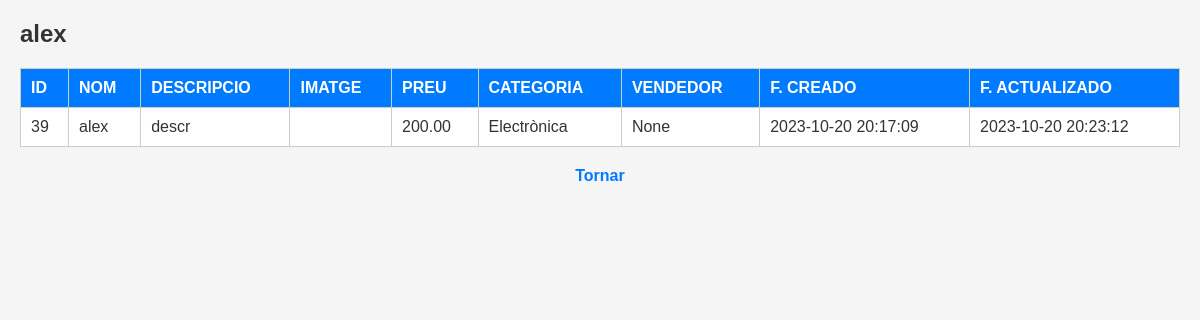
Page /products/read/39 on the committed database.
### my_app/models.py (models this page shows)
class Product(db.Model):
    __tablename__ = 'products'
    id = db.Column(db.Integer, primary_key=True)
    title = db.Column(db.Text)
    description = db.Column(db.Text)
    photo = db.Column(db.Text)
    price = db.Column(db.DECIMAL(10, 2))
    category_id = db.Column(db.Integer, db.ForeignKey('categories.id'))
    seller_id = db.Column(db.Integer, db.ForeignKey('users.id'))
    created = db.Column(db.DateTime, default=datetime.utcnow, nullable=False)
    updated = db.Column(db.DateTime, default=datetime.utcnow, nullable=False)

class Category(db.Model):
    __tablename__ = 'categories'
    id = db.Column(db.Integer, primary_key=True)
    name = db.Column(db.Text, unique=True)
    slug = db.Column(db.Text, unique=True)

### my_app/routes_main.py (the view)
@main_bp.route('/products/read/<int:id>')
def products_read(id):
    try:
        (product, category) = db.session.query(Product, Category).join(Category).filter(Product.id == id).one()
        return render_template('products/read.html', product = product, category = category)
    except Exception as error:
        flash(f"Error al mostrar producto: {str(error)}")
        return redirect(url_for('main_bp.list_products'))

### my_app/templates/products/read.html (shortened to what this page needs)
<!DOCTYPE html>
<html lang="en">
<head>
    <link rel="stylesheet" href="/static/read.css">
</head>
<body>
    <h1>{{ product.title }}</h1>
    <table border="1">
        <tr>
            <th>ID</th>
            <th>NOM</th>
            <th>DESCRIPCIO</th>
            <th>IMATGE</th>
            <th>PREU</th>
            <th>CATEGORIA</th>
            <th>VENDEDOR</th>
            <th>F. CREADO</th>
            <th>F. ACTUALIZADO</th>
        </tr>
        <tr>
            <td>{{ product.id }}</td>
            <td>{{ product.title }}</td>
            <td>{{ product.description }}</td>
            <td>{{ product.photo }}</td>
            <td>{{ product.price }}</td>
            <td>{{ category.name }}</td>
            <td>{{ product.seller_id }}</td>
            <td>{{ product.created.strftime("%Y-%m-%d %H:%M:%S") }}</td>
            <td>{{ product.updated.strftime("%Y-%m-%d %H:%M:%S") }}</td>
</tr>
    </table>
    <a href="javascript:history.back()" title="Pagina anterior">Tornar</a>
</body>
</html>
</body>
</html>

### my_app/static/read.css (style rules this page uses)
* { margin: 0; padding: 0; box-sizing: border-box; }
body { font-family: Arial, sans-serif; background-color: #f5f5f5; padding: 20px; }
h1 { font-size: 24px; margin-bottom: 20px; color: #333; }
table { width: 100%; border-collapse: collapse; border: 1px solid #ccc; background-color: #fff; margin-bottom: 20px; }
table th, table td { padding: 10px; text-align: left; border-bottom: 1px solid #ccc; }
table th { background-color: #007bff; color: #fff; font-weight: bold; }
table td { color: #333; }
a { display: block; text-align: center; margin-top: 20px; text-decoration: none; color: #007bff; font-weight: bold; }

### rows in the picture
Product: title "alex", id "39", description "descr", price "200.00", seller_id "None", created "2023-10-20 20:17:09", updated "2023-10-20 20:23:12"
Category: name "Electrònica"
